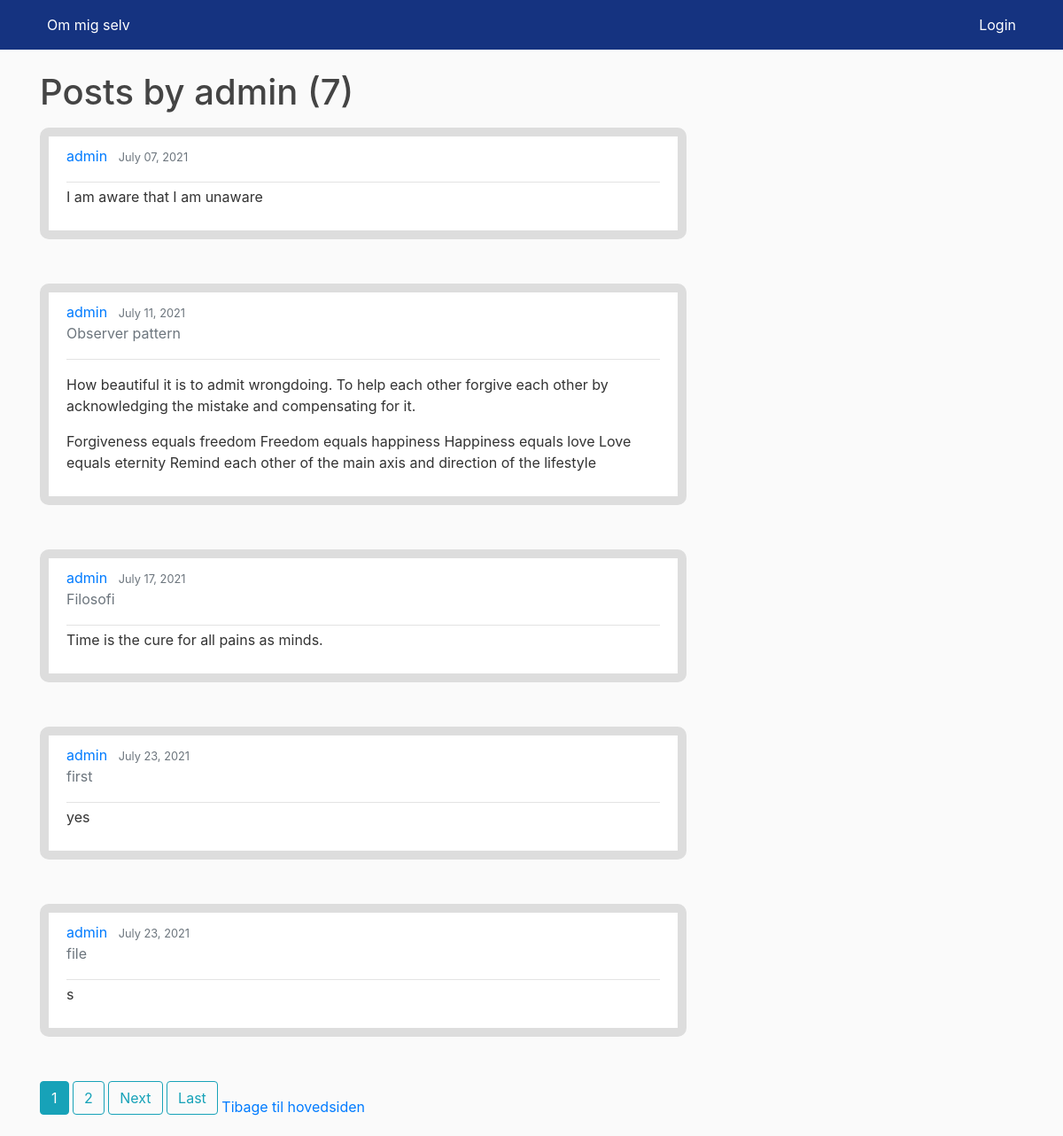
The page /blog/user/posts/admin on the database as committed earlier.
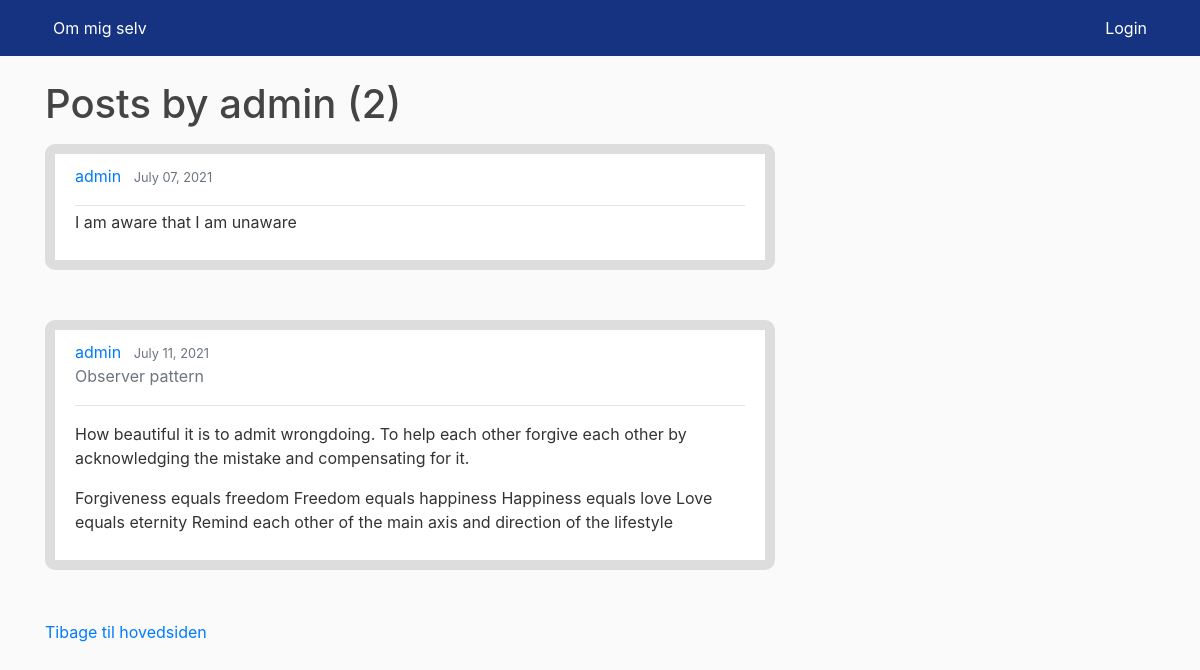
The same page on the database as committed later.
### blog/models.py (models this page shows, shortened)
class Post(models.Model):
    title = models.CharField(max_length=100, blank=True)
    content = models.TextField()
    date_posted = models.DateTimeField(default=timezone.now)  # Finde tid som en post bliver gemt
    author = models.ForeignKey(User, on_delete=models.CASCADE)  # Post bliver forbundet med user med foreignkey.

### blog/views.py (the view)
# urls.py: path('user/posts/<str:username>', UserPostListView.as_view(), name='user-posts'),
class UserPostListView(ListView):
    model = Post
    template_name = 'blog/user_posts.html'
    context_object_name = 'posts'
    paginate_by = config.settings.PAGINATION_COUNT
    def get_queryset(self):
        user = get_object_or_404(User, username=self.kwargs.get('username'))
        return Post.objects.filter(author=user).order_by('date_posted')

### blog/templates/blog/user_posts.html (shortened to what this page needs)
{% extends "blog/base.html" %}
{% block content %}
  <h1 class="mb-3">Posts by {{ view.kwargs.username }} ({{ page_obj.paginator.count }}) </h1>
    {% for post in posts %}
        <article class="media content-section">
              <div class="media-body">
                <div class="article-metadata">
                  <a class="mr-2" href="{% url 'blog:user-posts' post.author.username %}">{{ post.author }}</a>
                  <small class="text-muted">{{ post.date_posted|date:"F d, Y" }}</small>
                    <p class="text-muted">{{ post.title }}</p>
                </div>
                <div class="mr-2" ><p class="article-content">{{ post.content|safe }}</p></div>
              </div>
            </article>
    {% endfor %}
 {% if is_paginated %}
      {% for num in page_obj.paginator.page_range %}
        {% if page_obj.number == num %}
          <a class="btn btn-info mb-4" href="?page={{ num }}">{{ num }}</a>
        {% elif num > page_obj.number|add:'-3' and num < page_obj.number|add:'3' %}
          <a class="btn btn-outline-info mb-4" href="?page={{ num }}">{{ num }}</a>
        {% endif %}
      {% endfor %}
      {% if page_obj.has_next %}
        <a class="btn btn-outline-info mb-4" href="?page={{ page_obj.next_page_number }}">Next</a>
        <a class="btn btn-outline-info mb-4" href="?page={{ page_obj.paginator.num_pages }}">Last</a>
      {% endif %}
    {% endif %}
    <a href="{{request.META.HTTP_REFERER}}">Tibage til hovedsiden</a>
{% endblock content %}

Rows that differ between the two databases and show on the page:
removed Post: author "admin", date_posted "July 17, 2021", title "Filosofi", content "Time is the cure for all pains as minds."
removed Post: author "admin", date_posted "July 23, 2021", title "first", content "yes"
removed Post: author "admin", date_posted "July 23, 2021", title "file", content "s"
Other text that changed with them:
{{ page_obj.paginator.count }}: "7" → "2"
list line gone: "1"
list line gone: "2"
text no longer shown: "Next Last"
